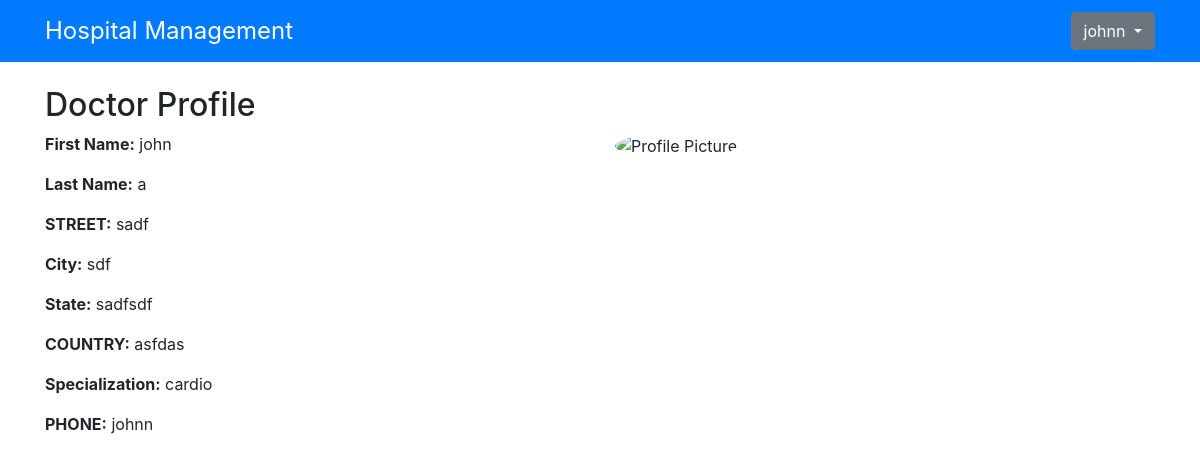
/profile (signed in), run on the app's committed database.
### app/models.py (models this page shows)
class User(AbstractUser):
    is_doctor = models.BooleanField(default=False)
    is_patient = models.BooleanField(default=False)

class Doctor(models.Model):
    user = models.OneToOneField(User, on_delete=models.CASCADE, primary_key=True)
    F_NAME=models.CharField(max_length=50)
    L_NAME=models.CharField(max_length=50)
    STREET=models.CharField(max_length=50)
    CITY=models.CharField(max_length=50)
    STATE=models.CharField(max_length=50)
    COUNTRY=models.CharField(max_length=50)
    SPECIALIZATION=models.CharField(max_length=50)
    PHONE=models.CharField(max_length=20)
    image = models.ImageField(upload_to='profile_pic', default="{% static 'default.jped' %}")

### app/views.py (the view)
# urls.py: path('profile',views.profile,name='profile'),
def profile(request):
    user = request.user
    return render(request, 'app/profile.html', {'user': user})

### app/templates/app/profile.html (shortened to what this page needs)
{% extends 'app/base.html' %} {% block title %}Patient Profile{% endblock %}
{% block content %} {% if user.is_patient %}
<h2>Patient Profile</h2>
<div class="row">
  <div class="col-md-6">
    <p><strong>Email:</strong> {{ user.email }}</p>
    <p><strong>First Name:</strong> {{ user.patient.F_NAME }}</p>
    <p><strong>Last Name:</strong> {{ user.patient.L_NAME }}</p>
    <p><strong>Street:</strong> {{ user.patient.STREET }}</p>
    <p><strong>City:</strong> {{ user.patient.CITY }}</p>
    <p><strong>State:</strong> {{ user.patient.STATE }}</p>
    <p><strong>Country:</strong> {{ user.patient.COUNTRY }}</p>
    <p><strong>Date of Birth:</strong> {{ user.patient.dob }}</p>
    <p><strong>Phone:</strong> {{ user.patient.PHONE }}</p>
  </div>
  <div class="col-md-6">
    <img
      src="{{ user.patient.image }}"
      class="img-fluid rounded-circle"
      alt="Profile Picture"
    />
  </div>
</div>
{% elif user.is_doctor %}
<h2>Doctor Profile</h2>
<div class="row">
  <div class="col-md-6">
    <p><strong>First Name:</strong> {{ user.doctor.F_NAME }}</p>
    <p><strong>Last Name:</strong> {{ user.doctor.L_NAME }}</p>
    <p><strong>STREET:</strong> {{ user.doctor.STREET }}</p>
    <p><strong>City:</strong> {{ user.doctor.CITY }}</p>
    <p><strong>State:</strong> {{ user.doctor.STATE }}</p>
    <p><strong>COUNTRY:</strong> {{ user.doctor.COUNTRY }}</p>
    <p><strong>Specialization:</strong> {{ user.doctor.SPECIALIZATION }}</p>
    <p><strong>PHONE:</strong> {{ user.doctor.PHONE }}</p>
  </div>
  <div class="col-md-6">
    <img
      src="{{ user.doctor.image}}"
      class="img-fluid rounded-circle"
      alt="Profile Picture"
    />
  </div>
</div>
{% endif %} {% endblock %}

### app/templates/app/base.html (shortened to what this page needs)
<!DOCTYPE html>
<html lang="en">
  <head>
    <link
      rel="stylesheet"
      href="https://stackpath.bootstrapcdn.com/bootstrap/4.5.2/css/bootstrap.min.css"
    />
  </head>
  <body>
    <nav class="navbar navbar-expand-lg navbar-dark bg-primary">
      <div class="container">
        <a class="navbar-brand" href="{% url 'home' %}">Hospital Management</a>
        {% if user.is_authenticated %}
        <div class="ml-auto">
          <div class="dropdown">
            <button
              class="btn btn-secondary dropdown-toggle"
              type="button"
              id="dropdownMenuButton"
              data-toggle="dropdown"
              aria-haspopup="true"
              aria-expanded="false"
            >
              {{ user.username }}
            </button>
          </div>
        </div>
        {% endif %}
      </div>
    </nav>
    <div class="container mt-4">{% block content %} {% endblock %}</div>
  </body>
</html>

### app/templates/app/base.html (style rules this page uses)
.navbar { border-radius: 0; }
.navbar-brand { font-size: 1.5rem; }

### data on the page
User: username "johnn", doctor.F_NAME "john", doctor.L_NAME "a", doctor.STREET "sadf", doctor.CITY "sdf", doctor.STATE "sadfsdf", doctor.COUNTRY "asfdas", doctor.SPECIALIZATION "cardio", doctor.PHONE "johnn"
